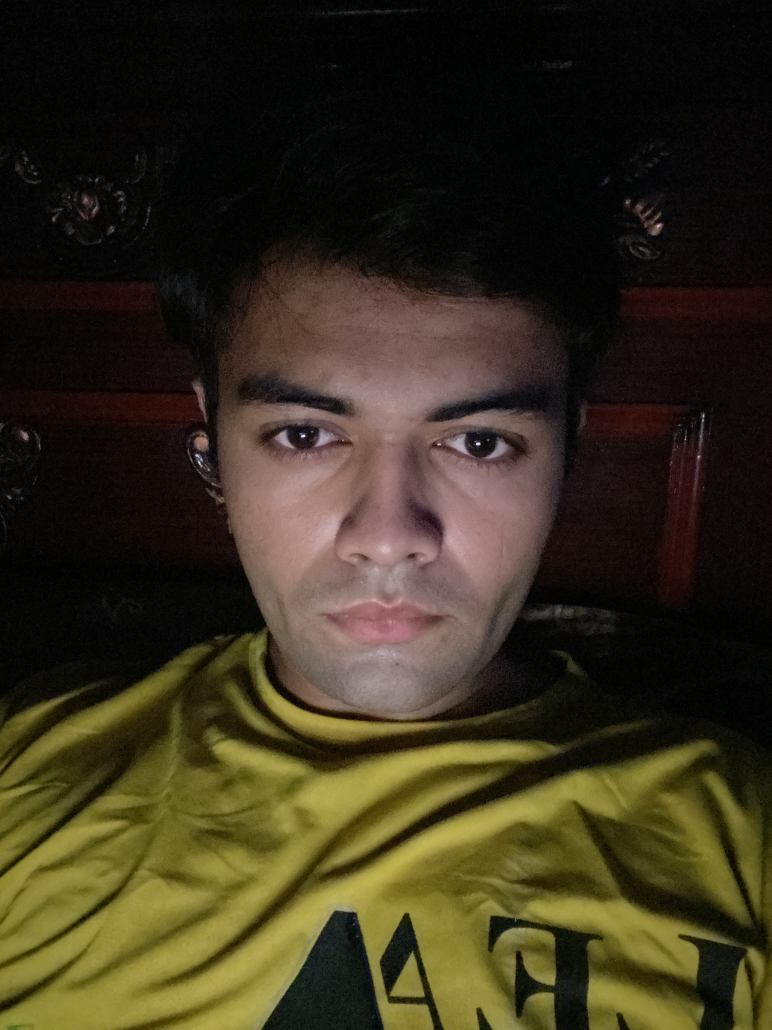
#> input picture 7th Semester/CV (Computer Vision)/LAB/LAB-02/me.JPG, 2316 x 3088 px (shown at 1/3 size)
$ python rotation.py
#> lines starting #> are read from the running program, lines starting #| are printed output that depends on the picture
import cv2
import matplotlib.pyplot as plt

# Load the image
image_path = 'me.JPG'  # Replace with your image path
image = cv2.imread(image_path)
#> image is the input picture: shape (3088, 2316, 3); mean B, G, R 29, 48.2, 55.8

# Function to rotate an image
def rotate_image(image, angle):
#> called with angle = 90
    (h, w) = image.shape[:2]
#> h = 3088; w = 2316
    center = (w // 2, h // 2)
#> center = (1158, 1544)

    # Get the rotation matrix
    M = cv2.getRotationMatrix2D(center, angle, 1.0)
    rotated = cv2.warpAffine(image, M, (w, h))
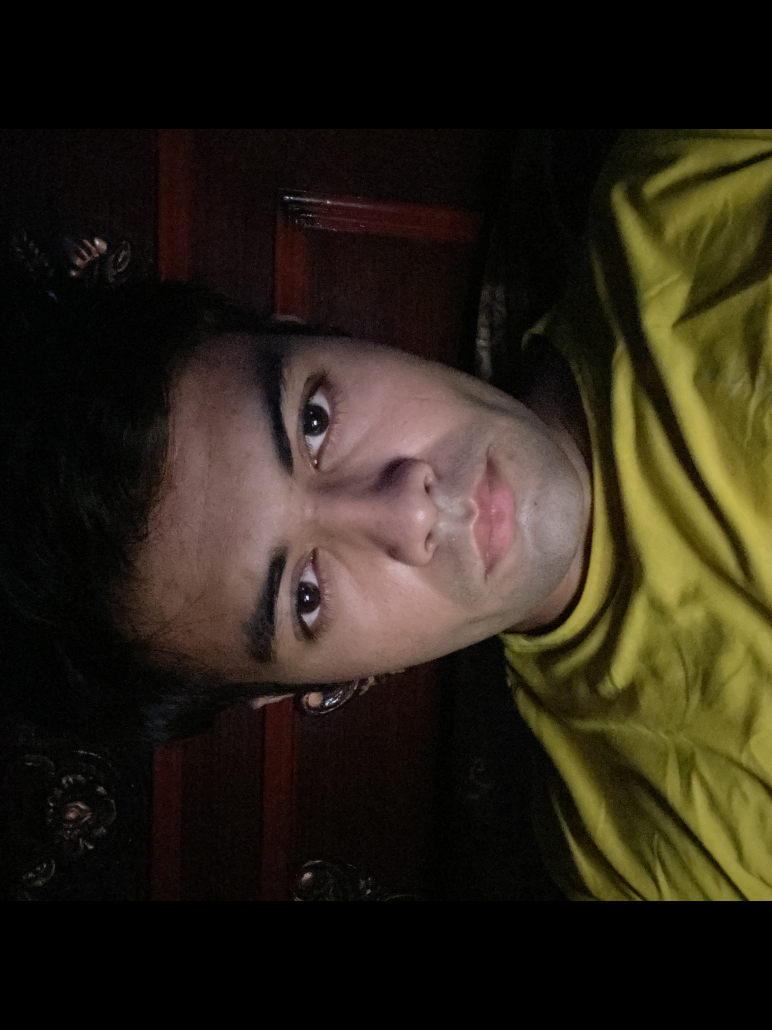
#> rotated: shape (3088, 2316, 3) (shown at 1/3 size); mean B, G, R 23.1, 35, 42

    return rotated

# Perform rotations
rotation_90 = rotate_image(image, 90)
rotation_180 = rotate_image(image, 180)
#> call 2 of rotate_image, with angle = 180
#> in rotate_image (call 2), `rotated = cv2.warpAffine(image, M, (w, h))`:
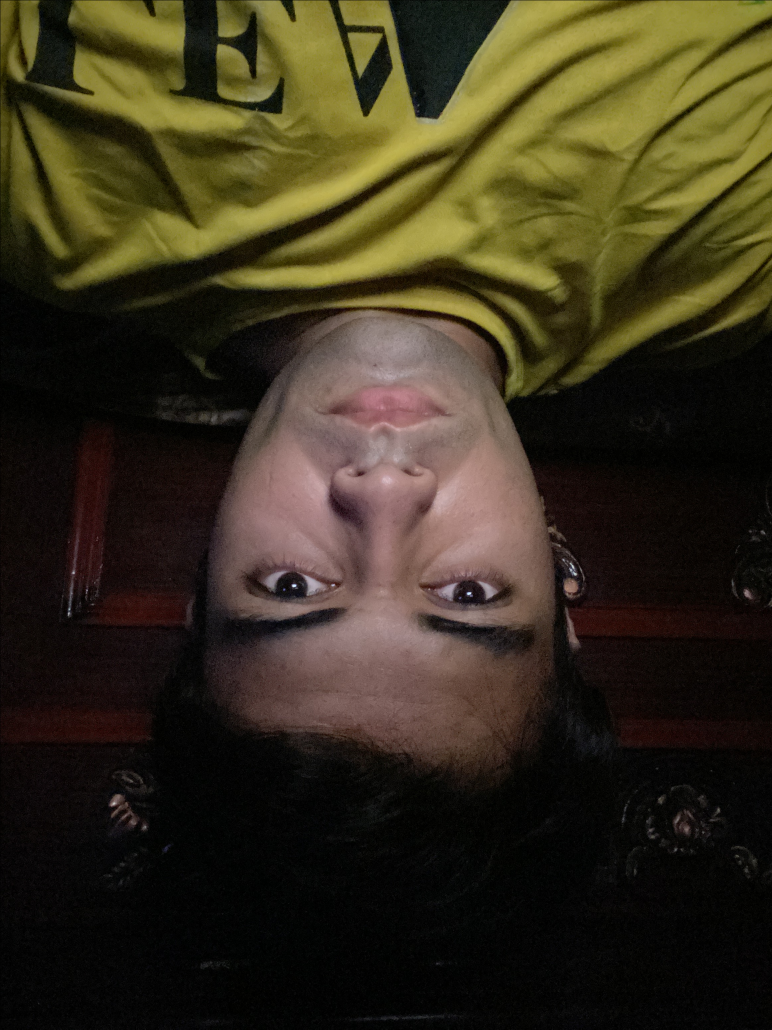
#> rotated: shape (3088, 2316, 3) (shown at 1/3 size); mean B, G, R 29, 48.2, 55.8
rotation_270 = rotate_image(image, 270)
#> call 3 of rotate_image, with angle = 270
#> in rotate_image (call 3), `rotated = cv2.warpAffine(image, M, (w, h))`:
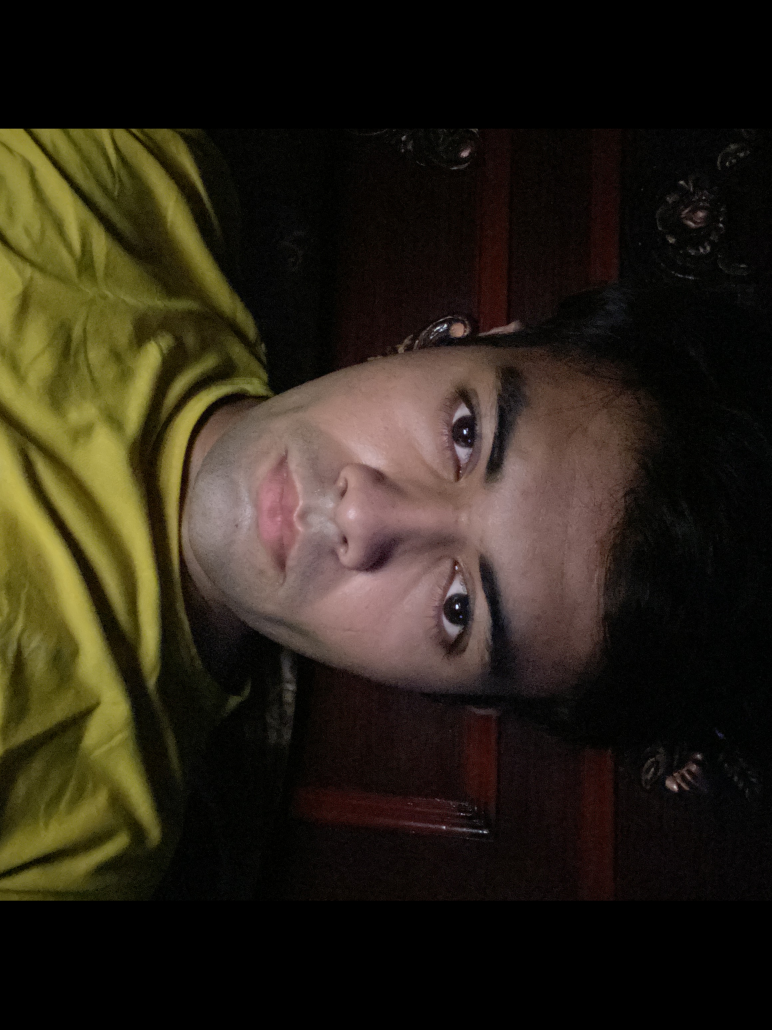
#> rotated: shape (3088, 2316, 3) (shown at 1/3 size); mean B, G, R 23.1, 35.1, 42.1
rotation_360 = rotate_image(image, 360)  # This will give the original image

# Plot the images using Matplotlib
fig, axs = plt.subplots(2, 2, figsize=(10, 10))

# Original image
axs[0, 0].imshow(cv2.cvtColor(rotation_90, cv2.COLOR_BGR2RGB))
axs[0, 0].set_title('90° Rotated Image')
axs[0, 0].axis('off')

# 180° rotated image
axs[0, 1].imshow(cv2.cvtColor(rotation_180, cv2.COLOR_BGR2RGB))
axs[0, 1].set_title('180° Rotated Image')
axs[0, 1].axis('off')

# 270° rotated image
axs[1, 0].imshow(cv2.cvtColor(rotation_270, cv2.COLOR_BGR2RGB))
axs[1, 0].set_title('270° Rotated Image')
axs[1, 0].axis('off')

# 360° rotated image (same as original)
axs[1, 1].imshow(cv2.cvtColor(rotation_360, cv2.COLOR_BGR2RGB))
axs[1, 1].set_title('360° (Original) Image')
axs[1, 1].axis('off')

# Show the plot
plt.show()
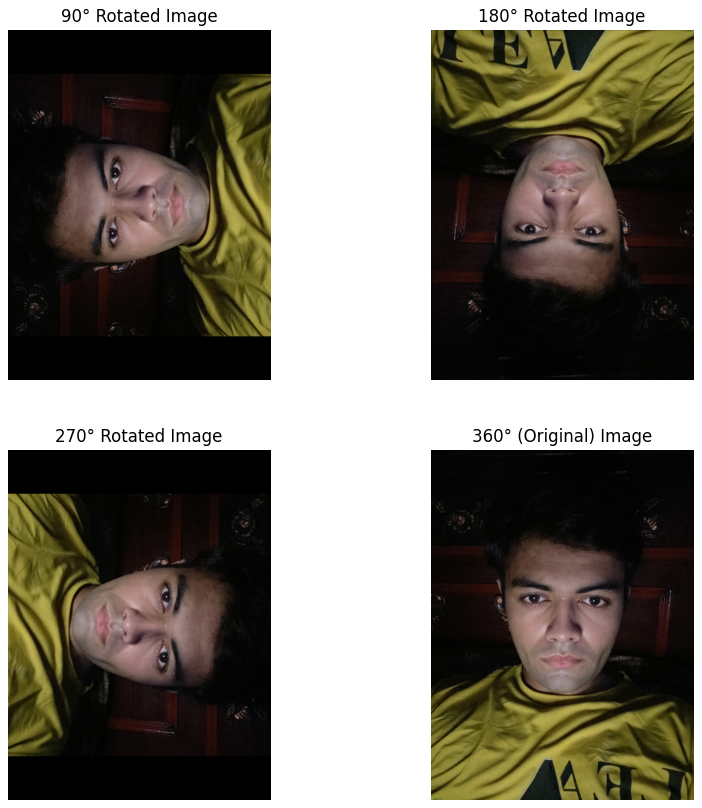
#> figure drawn by matplotlib, 4 panels
